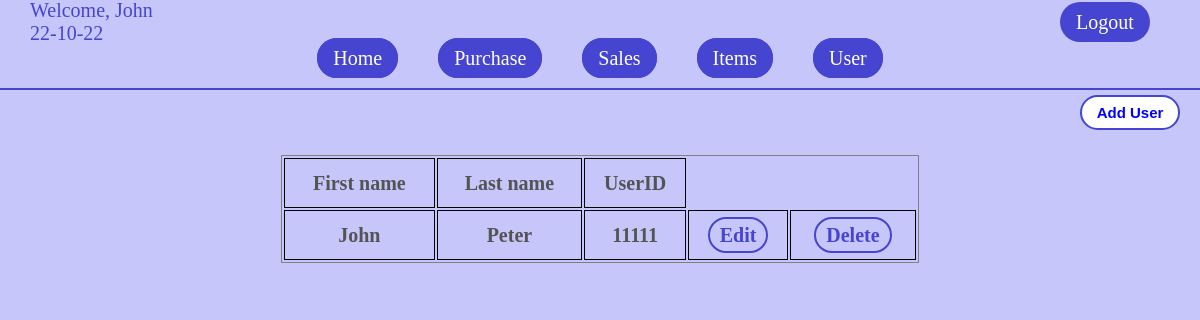
Screenshot of /user.php (signed in) with the database file from the repository.
### tables this page shows
CREATE TABLE `user` (
  `UserID` int(11) NOT NULL,
  `pass` varchar(20) NOT NULL,
  `fname` varchar(20) NOT NULL,
  `lname` varchar(25) NOT NULL
);

### user.php (the view, shortened to what this page needs)
<!DOCTYPE html>
<html lang="en">
<head>
    <link rel="stylesheet" href="src/Styles/header.css">
    <link rel="stylesheet" href="src/Styles/user.css">
</head>
<body>
    <div class="navbar">
        <div class="greeting">
            <?php
                echo "<p>Welcome, ", $_SESSION['fname'], "<br>",  date('y-m-d'), "</p>";
            ?>
            <a href="logout.php">Logout</a>
        </div>
        <div class="menubar">
            <ul>
                <li><a href="home.php">Home</a></li>
                <li><a href="purchase.php">Purchase</a></li>
                <li><a href="sales.php">Sales</a></li>
                <li><a href="items.php">Items</a></li>
                <li><a href="user.php">User</a></li>
            </ul>
        </div>
    </div>
    <div class="add-user">
        <button><a href="register.php">Add User</a></button>
    </div>
    <div class="display-details">
        <?php
            require 'config.php';
            $query = "SELECT fname, lname, UserID FROM user";
            if($result = mysqli_query($connection, $query)){
                echo "<table align=center><tr>
                <th>First name</th><th>Last name</th><th>UserID</th>
                </tr>";
                while($row = mysqli_fetch_array($result)){
                    echo "<tr><th>", $row['fname'], "</th><th>", $row['lname'], "</th><th>", $row['UserID'],"</th>";
                    echo "<th><a href='editUser.php?userID=",$row['UserID'], " '>Edit</a></th>";
                    echo "<th><a href='deleteUser.php?userID=", $row['UserID'], " ' onClick=conformation()>Delete</a></tr>";
                    }
                echo "</table>";
            }
            else
                echo "error";
        ?>
    </div>
</body>
</html>

### src/Styles/header.css (style rules this page uses)
.navbar { width: 100%; height: 90px; border-bottom: 2px solid rgb(69, 69, 209); }
.greeting { width: 100%; height: 50%; display: flex; position: relative; align-items: center; }
.greeting p { position: absolute; left: 30px; color: rgb(69, 69, 209); font-size: 20px; }
.greeting a { width: 90px; height: 40px; display: flex; align-items: center; justify-content: center; position: absolute; right: 50px; font-size: 20px; text-decoration: none; background-color: rgb(69, 69, 209); color: white; border-radius: 20px; }
.menubar { width: 100%; height: 50%; display: flex; align-items: center; justify-content: space-around; }
.menubar ul { display: flex; text-decoration: none; margin-bottom: 15px; }
.menubar ul li { margin: 0px 20px; font-size: 20px; list-style-type: none; }
.menubar ul li a { text-decoration: none; background-color:rgb(69, 69, 209); padding: 7px 14px; border: 2px solid rgb(69, 69, 209); border-radius: 20px; color: white; transition: 0.5s; }

### src/Styles/user.css (style rules this page uses)
* { margin: 0px; padding: 0px; box-sizing: border-box; }
body { background-color:rgba(125, 125, 244, 0.432); }
.add-user { width: 100%; height: 45px; display: flex; align-items: center; position: relative; }
.add-user button { position: absolute; right: 20px; text-decoration: none; width: 100px; height: 35px; background-color: white; border: 2px solid rgb(69, 69, 209); border-radius: 20px; }
.add-user a { padding: 10px; text-decoration: none; font-size: 15px; color: blue; font-weight: bold; }
.display-details { width: 100%; display: flex; justify-content: center; padding: 20px; }
table { width: 55%; border:1px solid gray; font-size: 20px; color: rgb(84, 84, 84); }
table tr th { border:1px solid black; height: 50px; }
.display-details a { padding: 5px 10px; color: rgb(69, 69, 209); border: 2px solid rgb(69, 69, 209); text-decoration: none; border-radius: 20px; }

### rows the page displays
user: fname "John", lname "Peter", UserID "11111"

### other values shown
$_SESSION['fname'] "John"
